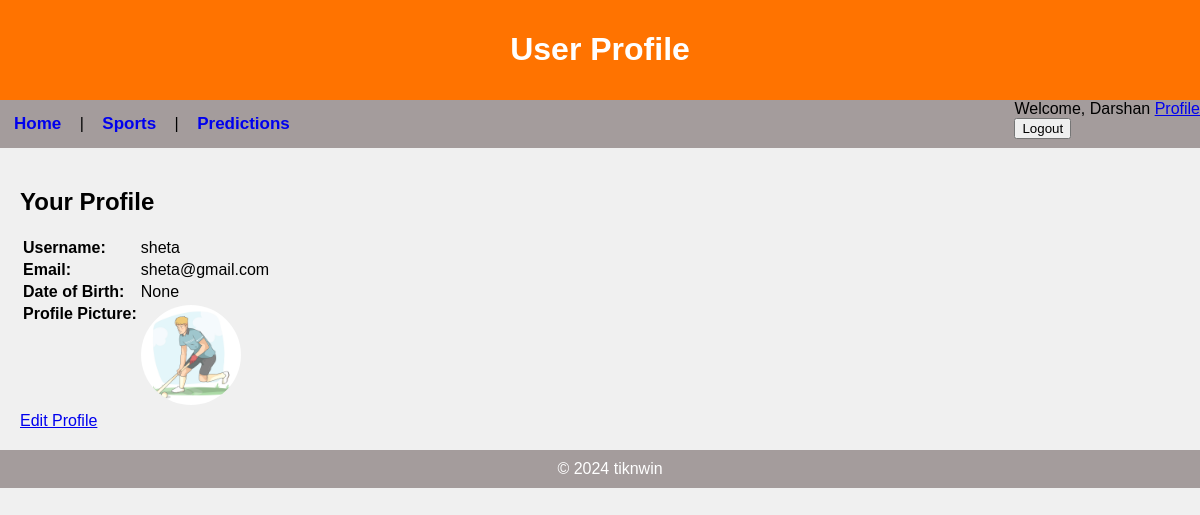
Page /profile/ (signed in) on the committed database.
### app/models.py (models this page shows, shortened)
class User(AbstractUser):
    date_of_birth = models.DateField(null=True, blank=True)
    profile_picture = models.ImageField(upload_to='media/profile_pics/', null=True, blank=True)
    phone_number = models.CharField(max_length=15, null=True, blank=True)
    address = models.TextField(null=True, blank=True)
    bio = models.TextField(null=True, blank=True)
    gender = models.CharField(max_length=10, choices=[('Male', 'Male'), ('Female', 'Female'), ('Other', 'Other')], null=True, blank=True)
    occupation = models.CharField(max_length=255, null=True, blank=True)
    company = models.CharField(max_length=255, null=True, blank=True)
    receive_newsletter = models.BooleanField(default=False)
    created_at = models.DateTimeField(auto_now_add=True)
    updated_at = models.DateTimeField(auto_now=True)
    groups = models.ManyToManyField('auth.Group',blank=True,related_name='user_groups')
    user_permissions = models.ManyToManyField('auth.Permission',blank=True,related_name='user_user_permissions')

### app/views.py (the view)
# urls.py: path('profile/', profile , name='profile'),
def profile(request):
    user = request.user
    edit_mode = request.GET.get('edit', False)
    if request.method == 'POST':
        form = UserProfileForm(request.POST, request.FILES, instance=user)
        if form.is_valid():
            form.save()
            messages.success(request, 'Profile updated successfully.')
            return redirect('app:profile')
    else:
        form = UserProfileForm(instance=user)
    return render(request, 'app/profile.html', {'user': user, 'form': form, 'edit_mode': edit_mode})

### app/forms.py
class UserProfileForm(forms.ModelForm):
    class Meta:
        model = User
        fields = ['username', 'email', 'first_name', 'last_name','date_of_birth', 'profile_picture', 'phone_number', 'gender', 'occupation', 'company' ,'receive_newsletter' ]
    widgets = {
        'date_of_birth': forms.TextInput(attrs={'type': 'date'}),
    }

### app/templates/app/Profile.html (shortened to what this page needs)
{% extends 'app/layout.html' %}
{% block header %}User Profile{% endblock %}
{% block content %}
    <h2>Your Profile</h2>
    {% if edit_mode %}
        <form method="post" action="{% url 'app:profile' %}" enctype="multipart/form-data">
            {% csrf_token %}
            <table>{{ form.as_table }}</table>
            <button type="submit">Save Changes</button>
        </form>
    {% else %}
        <table>
            <tr>
                <td><strong>Username:</strong></td>
                <td>{{ user.username }}</td>
            </tr>
            <tr>
                <td><strong>Email:</strong></td>
                <td>{{ user.email }}</td>
            </tr>
            <tr>
                <td><strong>Date of Birth:</strong></td>
                <td>{{ user.date_of_birth }}</td>
            </tr>
            <tr>
                <td><strong>Profile Picture:</strong></td>
                <td>
                    {% if user.profile_picture %}
                        <img src="{{ user.profile_picture.url }}" alt="{{ user.username }}'s Profile Picture" style="border-radius: 50%; width: 100px; height: auto;">
                    {% else %}
                        No profile picture available.
                    {% endif %}
                </td>
            </tr>
        </table>
        <a href="{% url 'app:profile' %}?edit=true">Edit Profile</a>
    {% endif %}
{% endblock %}

### app/templates/app/layout.html (shortened to what this page needs)
<!DOCTYPE html>
<html lang="en">
<head>
    {% load static %}
    <link rel="stylesheet" href="{% static 'app/styles.css' %}">
</head>
<body>
    <header>
        <h1>{% block header %}TiknWin{% endblock %}</h1>
    </header>
    <nav>
        <div class="left-links">
            <a class="links" href="{% url 'app:index' %}">Home</a> |
            <a class="links" href="{% url 'app:sports' %}">Sports</a> |
            <a class="links" href="{% url 'app:predictions' %}">Predictions</a>
        </div>
        <div class="right-links">
            {% if user.is_authenticated %}
                Welcome, {{ user.first_name }}
                <a href="{% url 'app:profile' %}">Profile</a>
                <form method="post" action="{% url 'logout' %}">
                <input type="submit" value="Logout">
                </form>
            {% else %}
                <a class="links" href="{% url 'login' %}">Login</a> |
                <a class="links" href="{% url 'app:register' %}">Register</a>
            {% endif %}
            </div>
    </nav>
    <main>
        {% block content %}{% endblock %}
    </main>
    <footer>
        &copy; {% block footer_year %}2024{% endblock %} tiknwin
    </footer>
</body>
</html>

### app/static/app/styles.css (style rules this page uses)
body { font-family: Arial, sans-serif; margin: 0; padding: 0; background-color: #f0f0f0; }
header { background-color: #ff7300; color: white; padding: 10px; text-align: center; }
nav { display: flex; top: 0; width: 100%; background-color: #a49c9c; overflow: auto; height: auto; }
.left-links { flex: 1 1 200px; }
.links { display: inline-block; text-align: center; padding: 14px; text-decoration: none; font-size: 17px; font-weight: bolder; }
main { padding: 20px; }
footer { background-color: #a49c9c; color: white; text-align: center; padding: 10px; position: relative; bottom: 0; width: 100%; }
table { text-align: left; }
td { vertical-align: top; }

### rows in the picture
User: first_name "Darshan", username "sheta", email "sheta@gmail.com", date_of_birth "None", profile_picture (picture)
